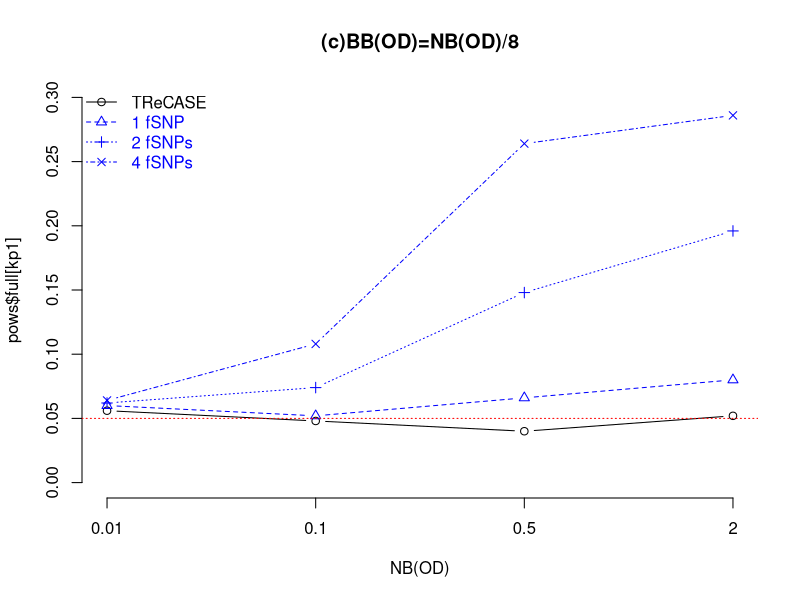

This figure's R source:
workdir = "/pine/scr/z/h/zhabotyn/R01/2019_03_20"
#workdir = "C:/research/R01/reqtl/2019_03_20/sim_ex/snp4/"
setwd(workdir)

res = read.csv("figure4c_summary.csv")
pars = res[,1:5]
pows = res[,6:7]
fule = res[,8:10]
shoe = res[,11:13]


cols = c("black", rep("blue", 3))
kp1 = pars$nsnpi == 1
kp2 = pars$nsnpi == 2
kp3 = pars$nsnpi == 4
x0 = 1:4
x = pars$NBod[kp1]

png("Figure4c.png", height=4, width=4, res=300, units="in")
plot(x0, pows$full[kp1], ylim=c(0,.3), type="b", 
main="(c)BB(OD)=NB(OD)/8", xlab="NB(OD)", bty="n", xaxt="n")
legend("topleft", legend=c("TReCASE", "1 fSNP", "2 fSNPs", "4 fSNPs"), 
bty="n", text.col=cols, col=cols, lty=1:4, pch=1:4,)

axis(1, at=x0, labels=x)

lines(x0, pows$short[kp1], type="b", lty=2, pch=2, col="blue")
lines(x0, pows$short[kp2], type="b", lty=3, pch=3, col="blue")
lines(x0, pows$short[kp3], type="b", lty=4, pch=4, col="blue")
abline(h=0.05, col="red", lty=3)
dev.off()

